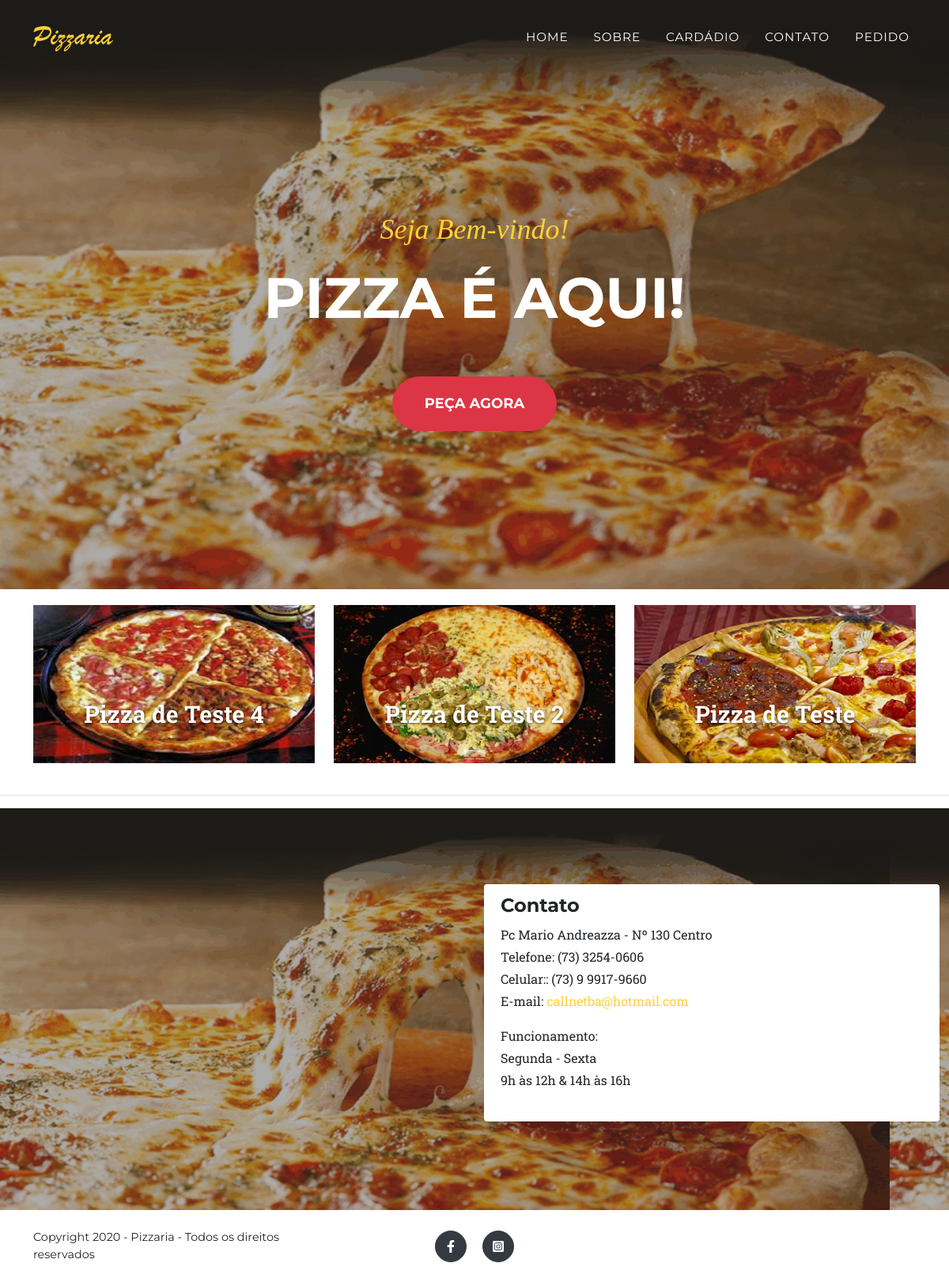
The page / on the database its author committed.
### tables this page shows
CREATE TABLE `home` (
  `id` int(11) NOT NULL,
  `image1` varchar(100) NOT NULL,
  `image2` varchar(100) NOT NULL,
  `title1` varchar(100) NOT NULL,
  `title2` varchar(100) NOT NULL,
  `button` varchar(100) NOT NULL,
  `color_button` varchar(100) NOT NULL,
  `detalhes_contato` text NOT NULL,
  `google_map` text NOT NULL,
  `link_face` varchar(150) NOT NULL,
  `link_instagram` varchar(150) NOT NULL,
  `id_user` int(11) NOT NULL,
  `date_register` timestamp NOT NULL DEFAULT current_timestamp()
);

CREATE TABLE `menu` (
  `id` int(11) NOT NULL,
  `image` varchar(100) NOT NULL,
  `title` varchar(100) NOT NULL,
  `description` text NOT NULL,
  `id_user` int(11) NOT NULL,
  `date_register` timestamp NOT NULL DEFAULT current_timestamp()
);

### index.php (the view)
<?php
require 'header.php';
$sql = 'SELECT * FROM menu ORDER BY RAND() LIMIT 3';
$sql = $db->query($sql);
$sql = $sql->fetchAll(PDO::FETCH_ASSOC);
$url2 = 'admin/assets/img/menu/';
?>
        <header class="masthead" style="background-image: url(<?=$url.$dados['image2']; ?>);">
            <div class="container">
                <div class="masthead-subheading"><?=$dados['title1']; ?></div>
                <div class="masthead-heading text-uppercase"><?=$dados['title2']; ?></div>
                <a class="btn btn-danger btn-xl text-uppercase js-scroll-trigger" href="http://pizzariaimperiouvaranas.com.br/front" style="background-color: <?=$dados['color_button']; ?>; border-color: <?=$dados['color_button']; ?>; color: #fff;" target="_blank"><?=$dados['button']; ?></a>
            </div>
        </header>
        <div class="container" style="margin-top: 20px;">
            <div class="row">
                <?php foreach ($sql as $c): ?>
                <div class="col-lg-4 col-sm-6 mb-4">
                    <div class="portfolio-item zoom">
                        <a class="portfolio-link" data-toggle="modal" href=""
                            >
                            <img style="max-height: 200px;" class="img-fluid" src="<?=$url2.$c['image']; ?>" alt=""
                        /></a>
                        <div class="portfolio-caption text-center text-item">
                            <div class="portfolio-caption-heading"><?=$c['title']; ?></div>
                        </div>
                    </div>
                </div>
                <?php endforeach; ?>
            </div>
        </div>
        <hr>
        <section class="page-section" style="background-image: url(<?=$url.$dados['image2']; ?>);">
            <div class="container-fluid">
                <div class="row">
                    <div class="col-sm-6">
                        <?=$dados['google_map']; ?>
                    </div>
                    <div class="col-sm-6">
                        <div class="alert" style="background-color: #fff; height: 300px;">
                            <h4>Contato</h4>
                            <?=$dados['detalhes_contato']; ?>
                        </div>
                    </div>
                </div>
            </div>
        </section>
<?php require 'footer.php'; ?>

### header.php (shortened to what this page needs)
<?php
require 'config.php';
$s = 'SELECT * FROM home';
$s = $db->query($s);
$dados = $s->fetch(PDO::FETCH_ASSOC);
$url = 'admin/assets/img/home/';
?>
<!DOCTYPE html>
<html lang="en">
    <head>
        <link href="css/styles.css" rel="stylesheet" />
    </head>
    <body id="page-top">
        <nav class="navbar navbar-expand-lg navbar-dark fixed-top" id="mainNav">
            <div class="container">
                <a class="navbar-brand js-scroll-trigger" href="index.php">
                    <img src="<?=$url.$dados['image1']; ?>" />
                </a>
                <div class="collapse navbar-collapse" id="navbarResponsive">
                    <ul class="navbar-nav text-uppercase ml-auto">
                        <li class="nav-item"><a class="nav-link js-scroll-trigger" href="index.php">HOME</a></li>
                        <li class="nav-item"><a class="nav-link js-scroll-trigger" href="sobre.php">SOBRE</a></li>
                        <li class="nav-item"><a class="nav-link js-scroll-trigger" href="cardapio.php">CARDÁDIO</a></li>
                        <li class="nav-item"><a class="nav-link js-scroll-trigger" href="contato.php">CONTATO</a></li>
                        <li class="nav-item"><a class="nav-link js-scroll-trigger" href="http://pizzariaimperiouvaranas.com.br/front" target="_blank">PEDIDO</a></li>
                    </ul>
                </div>
            </div>
        </nav>

### footer.php (shortened to what this page needs)
<footer class="footer py-4">
    <div class="container">
        <div class="row align-items-center">
            <div class="col-lg-4 text-lg-left">Copyright <?=date('Y'); ?> - Pizzaria - Todos os direitos reservados</div>
            <div class="col-lg-4 my-3 my-lg-0">
                <a class="btn btn-dark btn-social mx-2" href="<?=$dados['link_face']; ?>" title="Facebook">
                    <i class="fab fa-facebook-f"></i>
                </a>
                <a class="btn btn-dark btn-social mx-2" href="<?=$dados['link_instagram']; ?>" title="Instagran">
                    <i class="fab fa-instagram-square"></i>
                </a>
            </div>
        </div>
    </div>
</footer>
    </body>
</html>

### rows shown on the page
home: image1 (picture), image2 (picture), title1 "Seja Bem-vindo!", title2 "PIZZA É AQUI!", button "PEÇA AGORA", detalhes_contato "Pc Mario Andreazza - Nº 130 Centro Telefone: (73) 3254-0606 Celular:: (73) 9 9917-9660 E-mail: callnetba@hotmail.com Funcionamento: Segunda - Sexta 9h às 12h & 14h às 16h"
menu: image (picture), title "Pizza de Teste 4"
menu: image (picture), title "Pizza de Teste 2"
menu: image (picture), title "Pizza de Teste"
